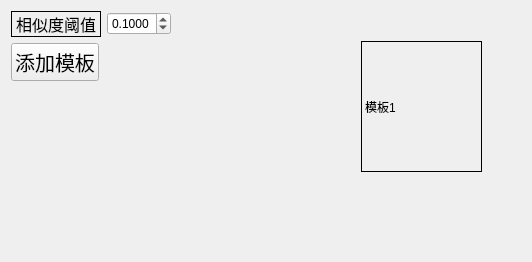
                 <widget class="QWidget" name="tempmatchPara">
                  <layout class="QGridLayout" name="gridLayout_24">
                   <item row="0" column="0">
                    <layout class="QGridLayout" name="gridLayout_23">
                     <item row="0" column="0">
                      <layout class="QVBoxLayout" name="verticalLayout_28">
                       <item>
                        <layout class="QVBoxLayout" name="verticalLayout_27">
                         <item>
                          <layout class="QHBoxLayout" name="horizontalLayout_9">
                           <item>
                            <widget class="QLabel" name="label_104">
                             <property name="font">
                              <font>
                               <family>楷体</family>
                               <pointsize>12</pointsize>
                               <weight>50</weight>
                               <bold>false</bold>
                               <underline>false</underline>
                              </font>
                             </property>
                             <property name="frameShape">
                              <enum>QFrame::Box</enum>
                             </property>
                             <property name="text">
                              <string>相似度阈值</string>
                             </property>
                            </widget>
                           </item>
                           <item>
                            <widget class="QDoubleSpinBox" name="similarityCoefficient">
                             <property name="font">
                              <font>
                               <weight>50</weight>
                               <bold>false</bold>
                               <underline>false</underline>
                              </font>
                             </property>
                             <property name="decimals">
                              <number>4</number>
                             </property>
                             <property name="maximum">
                              <double>1.000000000000000</double>
                             </property>
                             <property name="singleStep">
                              <double>0.001000000000000</double>
                             </property>
                             <property name="value">
                              <double>0.100000000000000</double>
                             </property>
                            </widget>
                           </item>
                           <item>
                            <spacer name="horizontalSpacer_22">
                             <property name="orientation">
                              <enum>Qt::Horizontal</enum>
                             </property>
                             <property name="sizeHint" stdset="0">
                              <size>
                               <width>144</width>
                               <height>20</height>
                              </size>
                             </property>
                            </spacer>
                           </item>
                          </layout>
                         </item>
                         <item>
                          <layout class="QHBoxLayout" name="horizontalLayout_11">
                           <item>
                            <widget class="QPushButton" name="btn_addTemp">
                             <property name="font">
                              <font>
                               <family>华文楷体</family>
                               <pointsize>15</pointsize>
                               <weight>50</weight>
                               <bold>false</bold>
                               <underline>false</underline>
                              </font>
                             </property>
                             <property name="text">
                              <string>添加模板</string>
                             </property>
                            </widget>
                           </item>
                           <item>
                            <spacer name="horizontalSpacer_23">
                             <property name="orientation">
                              <enum>Qt::Horizontal</enum>
                             </property>
                             <property name="sizeHint" stdset="0">
                              <size>
                               <width>40</width>
                               <height>20</height>
                              </size>
                             </property>
                            </spacer>
                           </item>
                          </layout>
                         </item>
                        </layout>
                       </item>
                       <item>
                        <spacer name="verticalSpacer_15">
                         <property name="orientation">
                          <enum>Qt::Vertical</enum>
                         </property>
                         <property name="sizeHint" stdset="0">
                          <size>
                           <width>20</width>
                           <height>40</height>
                          </size>
                         </property>
                        </spacer>
                       </item>
                      </layout>
                     </item>
                     <item row="0" column="1">
                      <layout class="QVBoxLayout" name="verticalLayout_29">
                       <item>
                        <widget class="QWidget" name="widget_algorithmnTemp" native="true">
                         <property name="sizePolicy">
                          <sizepolicy hsizetype="Minimum" vsizetype="Minimum">
                           <horstretch>0</horstretch>
                           <verstretch>0</verstretch>
                          </sizepolicy>
                         </property>
                         <property name="minimumSize">
                          <size>
                           <width>200</width>
                           <height>200</height>
                          </size>
                         </property>
                         <widget class="DM_Label" name="lab_algorithmnTemp">
                          <property name="geometry">
                           <rect>
                            <x>40</x>
                            <y>30</y>
                            <width>121</width>
                            <height>131</height>
                           </rect>
                          </property>
                          <property name="frameShape">
                           <enum>QFrame::Box</enum>
                          </property>
                          <property name="text">
                           <string>模板1</string>
                          </property>
                          <property name="scaledContents">
                           <bool>false</bool>
                          </property>
                         </widget>
                        </widget>
                       </item>
                       <item>
                        <spacer name="verticalSpacer_16">
                         <property name="orientation">
                          <enum>Qt::Vertical</enum>
                         </property>
                         <property name="sizeHint" stdset="0">
                          <size>
                           <width>20</width>
                           <height>40</height>
                          </size>
                         </property>
                        </spacer>
                       </item>
                      </layout>
                     </item>
                    </layout>
                   </item>
                  </layout>
                 </widget>
